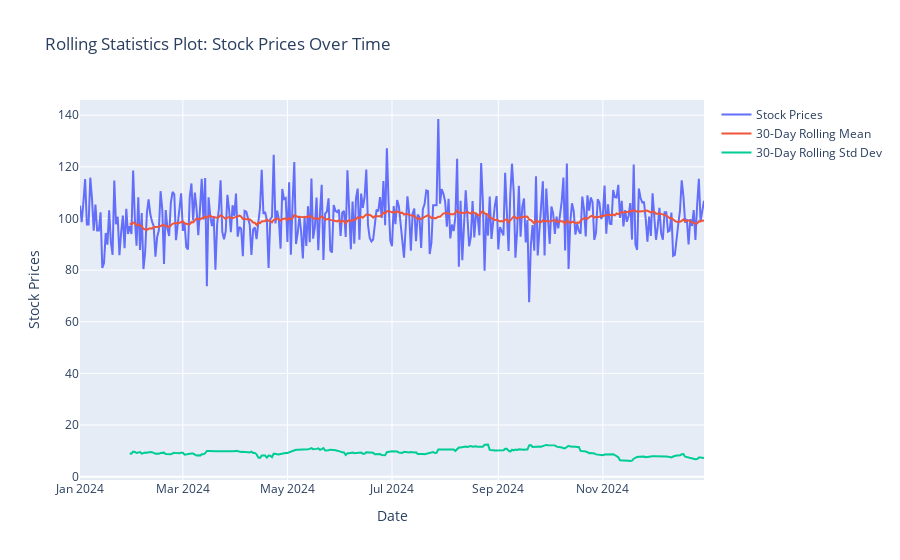

Notebook code for this chart:
### Code cell
def interactive_rolling_statistics_plot():
    rolling_mean = data['Stock Prices'].rolling(window=30).mean()
    rolling_std = data['Stock Prices'].rolling(window=30).std()

    fig = go.Figure()

    # Stock Prices
    fig.add_trace(go.Scatter(x=data['Date'], y=data['Stock Prices'], mode='lines', name='Stock Prices'))
    # Rolling Mean
    fig.add_trace(go.Scatter(x=data['Date'], y=rolling_mean, mode='lines', name='30-Day Rolling Mean'))
    # Rolling Standard Deviation
    fig.add_trace(go.Scatter(x=data['Date'], y=rolling_std, mode='lines', name='30-Day Rolling Std Dev'))

    fig.update_layout(title="Rolling Statistics Plot: Stock Prices Over Time",
                      xaxis_title="Date", yaxis_title="Stock Prices")
    fig.show()


# call the interactive functions
interactive_rolling_statistics_plot()

### Figure 1 — Plotly figure (JSON) as saved in the notebook; plotly's stock layout.template omitted (floating-point values rounded to 4 significant figures; data arrays with more than 128 entries replaced by an {"elided": "..."} marker saying what was removed)
{"data": [{"mode": "lines", "name": "Stock Prices", "type": "scatter", "x": {"elided": "365 str values"}, "y": {"elided": "365 float values"}}, {"mode": "lines", "name": "30-Day Rolling Mean", "type": "scatter", "x": {"elided": "365 str values"}, "y": {"elided": "365 float values"}}, {"mode": "lines", "name": "30-Day Rolling Std Dev", "type": "scatter", "x": {"elided": "365 str values"}, "y": {"elided": "365 float values"}}], "layout": {"title": {"text": "Rolling Statistics Plot: Stock Prices Over Time"}, "xaxis": {"title": {"text": "Date"}}, "yaxis": {"title": {"text": "Stock Prices"}}}}
